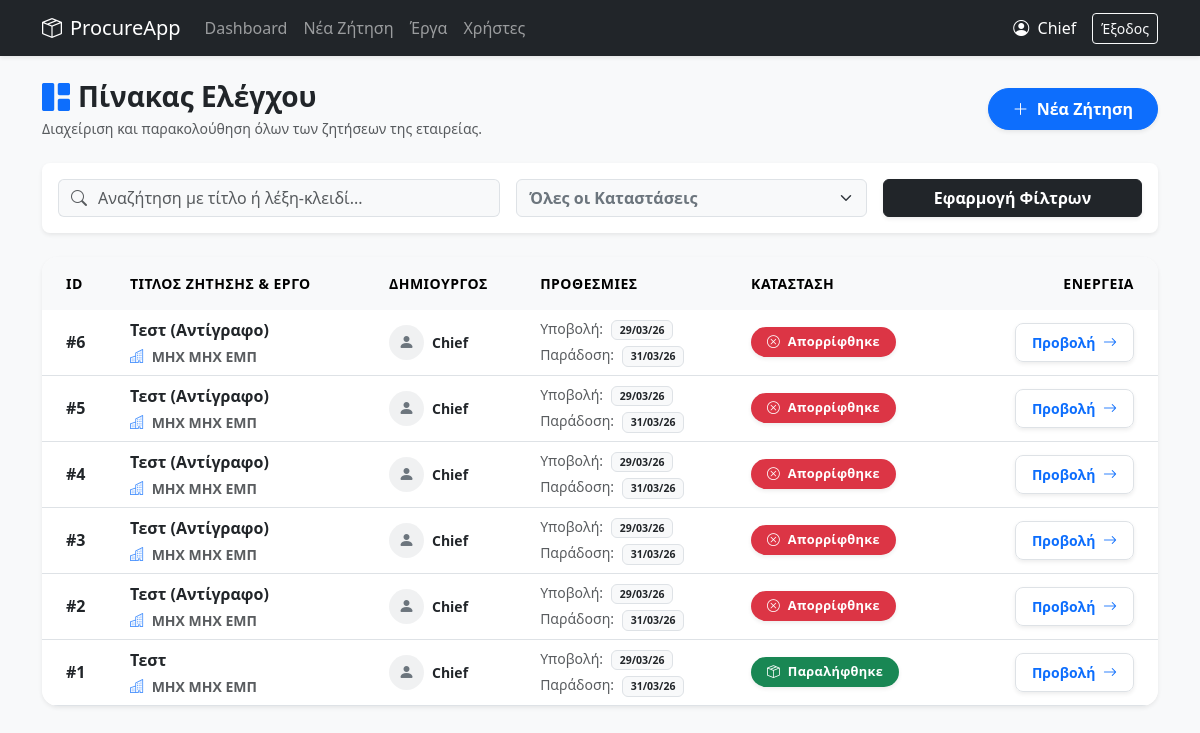
The app's page /company (signed in) with its own data.
### models.py (models this page shows)
class RequestRFQ(db.Model):
    __tablename__ = "requests"
    id = db.Column(db.Integer, primary_key=True)
    title = db.Column(db.String(200), nullable=False)
    description = db.Column(db.Text, nullable=True)
    documents = db.Column(db.String(255), nullable=True)
    created_by = db.Column(db.String(100), nullable=False)
    created_at = db.Column(db.DateTime, default=datetime.utcnow)
    delivery_location = db.Column(db.String(255), nullable=True)
    receiving_manager = db.Column(db.String(120), nullable=True)
    phone = db.Column(db.String(50), nullable=True)
    submit_deadline = db.Column(db.DateTime, nullable=False)
    delivery_deadline = db.Column(db.DateTime, nullable=False)
    status = db.Column(db.String(20), default='open') # pending, open, closed, denied
    approved_by = db.Column(db.String(100), nullable=True)
    approved_at = db.Column(db.DateTime, nullable=True)
    denial_reason = db.Column(db.Text, nullable=True)
    winning_bid_id = db.Column(db.Integer, db.ForeignKey('bids.id'), nullable=True)
    cost_center_id = db.Column(db.Integer, db.ForeignKey('cost_centers.id'), nullable=True)
    cost_center = db.relationship('CostCenter', backref='rfqs')
    items = db.relationship('RequestItem', backref='rfq', lazy=True, cascade="all, delete-orphan")
    bids = db.relationship('Bid', backref='rfq', lazy=True, foreign_keys="[Bid.request_id]", cascade="all, delete-orphan")
    allowed_suppliers = db.relationship('AllowedSupplier', backref='rfq', lazy=True, cascade="all, delete-orphan")

class CostCenter(db.Model):
    __tablename__ = "cost_centers"
    id = db.Column(db.Integer, primary_key=True)
    code = db.Column(db.String(50), unique=True, nullable=False)
    name = db.Column(db.String(200), nullable=False)
    is_active = db.Column(db.Boolean, default=True, nullable=False)
    address = db.Column(db.String(250), nullable=True)             # Διεύθυνση Έργου
    project_manager = db.Column(db.String(120), nullable=True)     # Υπεύθυνος Έργου
    receiving_manager = db.Column(db.String(120), nullable=True)   # Υπεύθυνος Παραλαβής
    phone = db.Column(db.String(50), nullable=True)                # Τηλέφωνο

### app.py (the view)
@app.route("/company")
@require_roles("company", "chief")
def company_dashboard():
    phase = (request.args.get("phase") or "all").strip().lower()
    q = (request.args.get("q") or "").strip()
    qry = RequestRFQ.query
    if q:
        like = f"%{q}%"
        qry = qry.filter(or_(RequestRFQ.title.ilike(like), RequestRFQ.description.ilike(like)))
    rfqs = qry.order_by(RequestRFQ.id.desc()).all()
    editable_ids = {r.id for r in rfqs if is_editable_by_current_user(r)}
    phase_map = {r.id: phase_info(r) for r in rfqs}
    if phase != "all":
        rfqs = [r for r in rfqs if phase_map[r.id]["key"] == phase]
    return render_template("company_dash.html", rfqs=rfqs, editable_ids=editable_ids, phase=phase, q=q, phase_map=phase_map)

### app.py (called while the page is built)
def require_roles(*roles):
    def wrap(fn):
        @wraps(fn)
        def inner(*args, **kwargs):
            if session.get("role") not in roles:
                flash("Δεν έχεις δικαίωμα πρόσβασης.", "danger")
                return redirect(url_for("login"))
            return fn(*args, **kwargs)
        return inner
    return wrap

def is_editable_by_current_user(rfq: "RequestRFQ") -> bool:
    if session.get("name") != rfq.created_by:
        return False
    return rfq.status == "pending"

def get_phase_key(rfq: "RequestRFQ") -> str:
    if rfq.status == "denied": return "denied"
    if rfq.status == "pending": return "awaiting_approval"
    if rfq.status == "pending_final_approval": return "pending_final_approval"
    if rfq.status == "received": return "received"
    if rfq.status == "closed": return "awarded"
    if rfq.status == "open":
        count_bids = len(rfq.bids or [])
        return "offers_received" if count_bids > 0 else "awaiting_offers"
    return rfq.status

@app.context_processor
def utility_processor():
    unread_notifs = []
    if 'username' in session:
        u = User.query.filter_by(username=session['username']).first()
        if u:
            unread_notifs = Notification.query.filter_by(user_id=u.id, is_read=False).order_by(Notification.created_at.desc()).all()
    return dict(phase_info=phase_info, is_editable_by_current_user=is_editable_by_current_user, now=datetime.utcnow(), unread_notifs=unread_notifs)

### templates/company_dash.html (shortened to what this page needs)
{% extends "base.html" %}
{% block content %}
<div class="d-flex justify-content-between align-items-center mb-4">
    <div>
        <h3 class="mb-1 fw-bolder text-dark"><i class="bi bi-grid-1x2-fill me-2 text-primary"></i>Πίνακας Ελέγχου</h3>
        <p class="text-muted small mb-0">Διαχείριση και παρακολούθηση όλων των ζητήσεων της εταιρείας.</p>
    </div>
    <a href="{{ url_for('new_request') }}" class="btn btn-primary px-4 py-2 shadow-sm fw-bold rounded-pill">
        <i class="bi bi-plus-lg me-1"></i> Νέα Ζήτηση
    </a>
</div>
<div class="card border-0 shadow-sm rounded-3 mb-4">
    <div class="card-body p-3">
        <form method="get" class="row g-3 align-items-center">
            <div class="col-md-5">
                <div class="input-group">
                    <span class="input-group-text bg-light border-end-0 text-muted"><i class="bi bi-search"></i></span>
                    <input type="text" name="q" class="form-control border-start-0 bg-light ps-0" placeholder="Αναζήτηση με τίτλο ή λέξη-κλειδί..." value="{{ q }}">
                </div>
            </div>
            <div class="col-md-4">
                <select name="phase" class="form-select bg-light text-secondary fw-semibold" onchange="this.form.submit()">
                    <option value="all" {% if phase == 'all' %}selected{% endif %}>Όλες οι Καταστάσεις</option>
                </select>
            </div>
            <div class="col-md-3 text-end">
                <button type="submit" class="btn btn-dark px-4 w-100 fw-bold shadow-sm">Εφαρμογή Φίλτρων</button>
            </div>
        </form>
    </div>
</div>
<div class="card border-0 shadow-sm rounded-4 mb-5 overflow-hidden">
    <div class="table-responsive">
        <table class="table table-hover align-middle mb-0">
            <thead class="table-light text-secondary small text-uppercase" style="letter-spacing: 0.5px;">
                <tr>
                    <th class="ps-4 py-3 border-bottom-0" style="width: 80px;">ID</th>
                    <th class="py-3 border-bottom-0">Τιτλος Ζητησης & Εργο</th>
                    <th class="py-3 border-bottom-0">Δημιουργος</th>
                    <th class="py-3 border-bottom-0">Προθεσμιες</th>
                    <th class="py-3 border-bottom-0">Κατασταση</th>
                    <th class="text-end pe-4 py-3 border-bottom-0">Ενεργεια</th>
                </tr>
            </thead>
            <tbody class="border-top-0">
                {% for r in rfqs %}
                {% set info = phase_map[r.id] %}
                <tr>
                    <td class="ps-4 fw-bold text-dark fs-6">#{{ r.id }}</td>
                    <td>
                        <div class="fw-bolder text-dark mb-1">{{ r.title }}</div>
                        <div class="small text-muted fw-semibold"><i class="bi bi-buildings me-1 text-primary opacity-75"></i> {{ r.cost_center.name if r.cost_center else 'Χωρίς Έργο' }}</div>
                    </td>
                    <td>
                        <div class="d-flex align-items-center">
                            <div class="bg-secondary bg-opacity-10 text-secondary rounded-circle d-flex justify-content-center align-items-center me-2" style="width: 35px; height: 35px;">
                                <i class="bi bi-person-fill"></i>
                            </div>
                            <span class="small fw-bold text-dark">{{ r.created_by }}</span>
                        </div>
                    </td>
                    <td>
                        <div class="small mb-1">
                            <span class="text-muted me-1">Υποβολή:</span>
                            <span class="badge {% if r.submit_deadline and r.submit_deadline < now and r.status in ['open', 'pending'] %}bg-danger-subtle text-danger border border-danger{% else %}bg-light text-dark border{% endif %} fw-bold px-2 py-1">
                                {{ r.submit_deadline.strftime('%d/%m/%y') if r.submit_deadline else '-' }}
                            </span>
                        </div>
                        <div class="small">
                            <span class="text-muted me-1">Παράδοση:</span>
                            <span class="badge bg-light text-dark border fw-bold px-2 py-1">
                                {{ r.delivery_deadline.strftime('%d/%m/%y') if r.delivery_deadline else '-' }}
                            </span>
                        </div>
                    </td>
                    <td>
                        <span class="{{ info.badge }} px-3 py-2 rounded-pill fw-bold shadow-sm" style="letter-spacing: 0.3px; font-size: 0.8rem;">
                            <i class="bi {{ info.icon }} me-1"></i> {{ info.label }}
                        </span>
                    </td>
                    <td class="text-end pe-4">
                        <a href="{{ url_for('company_request_detail', req_id=r.id) }}" class="btn btn-sm btn-white border shadow-sm text-primary fw-bold px-3 py-2 rounded-3">
                            Προβολή <i class="bi bi-arrow-right ms-1"></i>
                        </a>
                    </td>
                </tr>
                {% endfor %}
            </tbody>
        </table>
    </div>
</div>
{% endblock %}

### templates/base.html (shortened to what this page needs)
<!doctype html>
<html lang="el">
  <head>
    <link href="https://cdn.jsdelivr.net/npm/bootstrap@5.3.0/dist/css/bootstrap.min.css" rel="stylesheet">
    <link rel="stylesheet" href="https://cdn.jsdelivr.net/npm/bootstrap-icons@1.11.0/font/bootstrap-icons.css">
    <link href="https://cdn.jsdelivr.net/npm/select2@4.1.0-rc.0/dist/css/select2.min.css" rel="stylesheet" />
  </head>
  <body>
    <nav class="navbar navbar-expand-lg navbar-dark bg-dark mb-4">
      <div class="container">
        <a class="navbar-brand" href="{{ url_for('index') }}"><i class="bi bi-box-seam me-2"></i>ProcureApp</a>
        <div class="collapse navbar-collapse" id="navContent">
          <ul class="navbar-nav me-auto">
            {% if session.get('role') in ['company','chief'] %}
              <li class="nav-item"><a class="nav-link" href="{{ url_for('company_dashboard') }}">Dashboard</a></li>
              <li class="nav-item"><a class="nav-link" href="{{ url_for('new_request') }}">Νέα Ζήτηση</a></li>
              {% if session.get('role') == 'chief' %}
              <li class="nav-item"><a class="nav-link" href="{{ url_for('manage_cost_centers') }}">Έργα</a></li>
              <li class="nav-item"><a class="nav-link" href="{{ url_for('chief_users') }}">Χρήστες</a></li>
              {% endif %}
            {% endif %}
          </ul>
          {% if session.get('name') %}
          <div class="navbar-text text-white me-3"><i class="bi bi-person-circle me-1"></i> {{ session.get('name') }}</div>
          <a href="{{ url_for('logout') }}" class="btn btn-outline-light btn-sm">Έξοδος</a>
          {% endif %}
        </div>
      </div>
    </nav>
    <div class="container">
      {% block content %}{% endblock %}
    </div>
  </body>
</html>

### templates/base.html (style rules this page uses)
body { background-color: #f8f9fa; font-family: system-ui, -apple-system, sans-serif; }
.navbar { box-shadow: 0 2px 4px rgba(0,0,0,.08); }
.card { border: none; box-shadow: 0 2px 8px rgba(0,0,0,.05); margin-bottom: 1.5rem; }

### records on screen
RequestRFQ: id "6", title "Τεστ (Αντίγραφο)", cost_center "ΜΗΧ ΜΗΧ ΕΜΠ", created_by "Chief", submit_deadline "29/03/26", delivery_deadline "31/03/26", label "Απορρίφθηκε"
RequestRFQ: id "5", title "Τεστ (Αντίγραφο)", cost_center "ΜΗΧ ΜΗΧ ΕΜΠ", created_by "Chief", submit_deadline "29/03/26", delivery_deadline "31/03/26", label "Απορρίφθηκε"
RequestRFQ: id "4", title "Τεστ (Αντίγραφο)", cost_center "ΜΗΧ ΜΗΧ ΕΜΠ", created_by "Chief", submit_deadline "29/03/26", delivery_deadline "31/03/26", label "Απορρίφθηκε"
RequestRFQ: id "3", title "Τεστ (Αντίγραφο)", cost_center "ΜΗΧ ΜΗΧ ΕΜΠ", created_by "Chief", submit_deadline "29/03/26", delivery_deadline "31/03/26", label "Απορρίφθηκε"
RequestRFQ: id "2", title "Τεστ (Αντίγραφο)", cost_center "ΜΗΧ ΜΗΧ ΕΜΠ", created_by "Chief", submit_deadline "29/03/26", delivery_deadline "31/03/26", label "Απορρίφθηκε"
RequestRFQ: id "1", title "Τεστ", cost_center "ΜΗΧ ΜΗΧ ΕΜΠ", created_by "Chief", submit_deadline "29/03/26", delivery_deadline "31/03/26", label "Παραλήφθηκε"

### other values on screen
{{ session.get('name') }} "Chief"
